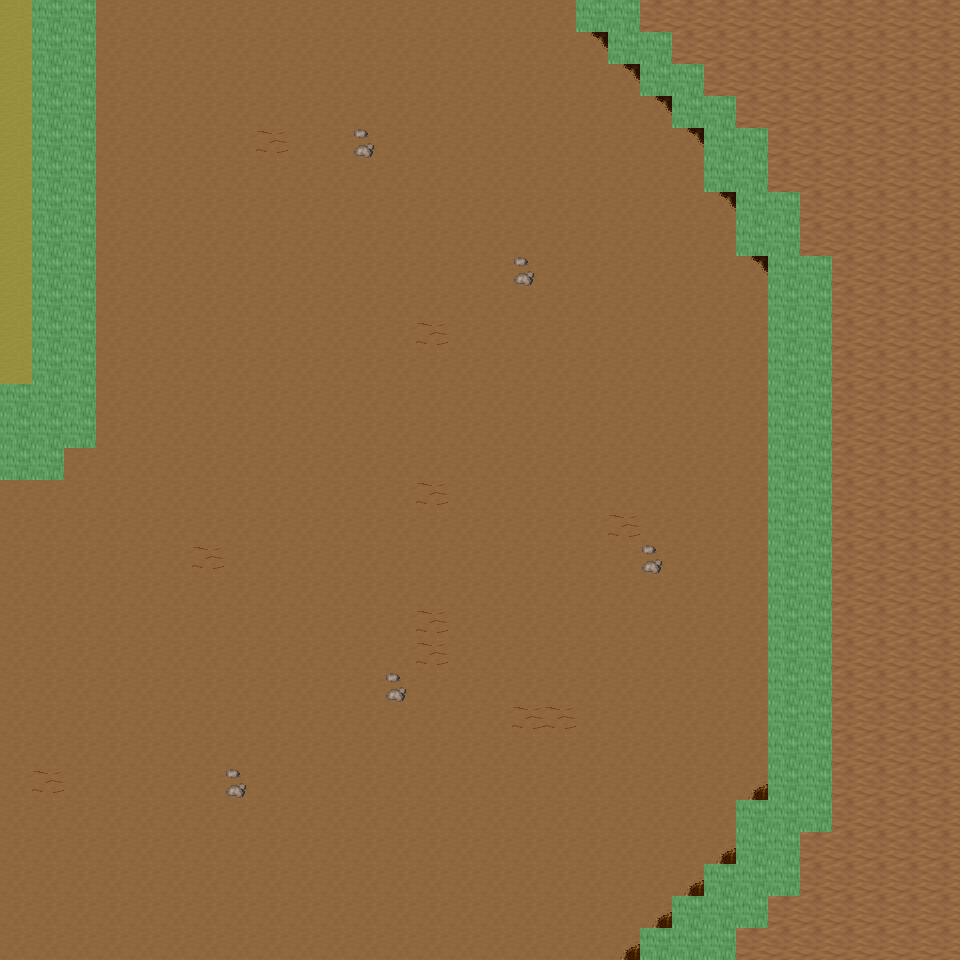

Tiled map render using the project's own tile images. Description and the map definition, with tile-layer contents summarised, below:
An orthogonal 30x30 tile map with 32x32 px tiles, 6 tile layers (Ground, Object, Object2, Above, ...), 16 tilesets and 6 objects (6x mapExit).

<map version="1.0" orientation="orthogonal" renderorder="right-down" width="30" height="30" tilewidth="32" tileheight="32" nextobjectid="7">
  <tileset firstgid="1" name="tileset_ground_ground" tilewidth="32" tileheight="32" tilecount="33" columns="3">
    <image source="../drawable/tileset_ground_ground.png" width="96" height="352" />
  </tileset>
  <tileset firstgid="34" name="tileset_ground_ridge_earth_dark" tilewidth="32" tileheight="32" tilecount="96" columns="12">
    <image source="../drawable/tileset_ground_ridge_earth_dark.png" width="384" height="256" />
  </tileset>
  <tileset firstgid="130" name="tileset_ground_earth_edges" tilewidth="32" tileheight="32" tilecount="18" columns="6">
    <image source="../drawable/tileset_ground_earth_edges.png" width="192" height="96" />
  </tileset>
  <tileset firstgid="148" name="tileset_ground_rock_pebbles" tilewidth="32" tileheight="32" tilecount="3" columns="1">
    <image source="../drawable/tileset_ground_rock_pebbles.png" width="32" height="96" />
  </tileset>
  <tileset firstgid="151" name="tileset_plant_grasses" tilewidth="32" tileheight="32" tilecount="6" columns="3">
    <image source="../drawable/tileset_plant_grasses.png" width="96" height="64" />
  </tileset>
  <tileset firstgid="157" name="tileset_plant_flower_daisy_white" tilewidth="32" tileheight="32" tilecount="8" columns="2">
    <image source="../drawable/tileset_plant_flower_daisy_white.png" width="64" height="128" />
  </tileset>
  <tileset firstgid="165" name="tileset_plant_flower_daisy_blue" tilewidth="32" tileheight="32" tilecount="8" columns="2">
    <image source="../drawable/tileset_plant_flower_daisy_blue.png" width="64" height="128" />
  </tileset>
  <tileset firstgid="173" name="tileset_plant_flower_daisy_red" tilewidth="32" tileheight="32" tilecount="8" columns="2">
    <image source="../drawable/tileset_plant_flower_daisy_red.png" width="64" height="128" />
  </tileset>
  <tileset firstgid="181" name="tileset_plant_flower_daisy_yellow" tilewidth="32" tileheight="32" tilecount="8" columns="2">
    <image source="../drawable/tileset_plant_flower_daisy_yellow.png" width="64" height="128" />
  </tileset>
  <tileset firstgid="189" name="tileset_plant_tree_tree_green" tilewidth="32" tileheight="32" tilecount="80" columns="8">
    <image source="../drawable/tileset_plant_tree_tree_green.png" width="256" height="352" />
  </tileset>
  <tileset firstgid="269" name="tileset_logic_portal" tilewidth="32" tileheight="32" tilecount="24" columns="8">
    <image source="../drawable/tileset_logic_portal.png" width="256" height="96" />
  </tileset>
  <tileset firstgid="293" name="tileset_logic_collision" tilewidth="32" tileheight="32" tilecount="1" columns="1">
    <image source="../drawable/tileset_logic_collision.png" width="32" height="32" />
  </tileset>
  <tileset firstgid="294" name="tileset_furniture_chair_bench_wooden" tilewidth="32" tileheight="32" tilecount="8" columns="2">
    <image source="../drawable/tileset_furniture_chair_bench_wooden.png" width="64" height="128" />
  </tileset>
  <tileset firstgid="302" name="tileset_plant_stump_int_small_stump_2" tilewidth="32" tileheight="32" tilecount="1" columns="1">
    <image source="../drawable/tileset_plant_stump_int_small_stump_2.png" width="32" height="32" />
  </tileset>
  <tileset firstgid="303" name="tileset_object_well_hoist" tilewidth="32" tileheight="32" tilecount="9" columns="3">
    <image source="../drawable/tileset_object_well_hoist.png" width="96" height="96" />
  </tileset>
  <tileset firstgid="312" name="tileset_logic_creature_mutant" tilewidth="32" tileheight="32" tilecount="7" columns="7">
    <image source="../drawable/tileset_logic_creature_mutant.png" width="224" height="32" />
  </tileset>
  <layer name="Ground" width="30" height="30">
    <data>[900 cells, 900 non-empty, 3 distinct tile ids]</data>
  </layer>
  <layer name="Object" width="30" height="30">
    <data>[900 cells, 122 non-empty, 17 distinct tile ids]</data>
  </layer>
  <layer name="Object2" width="30" height="30">
    <data>[900 cells, 0 non-empty, 0 distinct tile ids]</data>
  </layer>
  <layer name="Above" width="30" height="30">
    <data>[900 cells, 0 non-empty, 0 distinct tile ids]</data>
  </layer>
  <layer name="Above2" width="30" height="30">
    <data>[900 cells, 0 non-empty, 0 distinct tile ids]</data>
  </layer>
  <layer name="Walkable" width="30" height="30">
    <data>[900 cells, 96 non-empty, 1 distinct tile ids]</data>
  </layer>
  <objectgroup name="MapEvents">
    <object id="1" name="north" type="mapExit" x="0" y="0" width="32" height="32">
      <properties>
        <property name="map" value="level_0_x85_y42" />
        <property name="x" value="0" />
        <property name="y" value="28" />
      </properties>
    </object>
    <object id="2" name="north2" type="mapExit" x="96" y="0" width="480" height="32">
      <properties>
        <property name="map" value="level_0_x85_y42" />
        <property name="x" value="3" />
        <property name="y" value="28" />
      </properties>
    </object>
    <object id="3" name="north3" type="mapExit" x="640" y="0" width="320" height="32">
      <properties>
        <property name="map" value="level_0_x85_y42" />
        <property name="x" value="20" />
        <property name="y" value="28" />
      </properties>
    </object>
    <object id="4" name="south" type="mapExit" x="0" y="928" width="640" height="32">
      <properties>
        <property name="map" value="level_0_x85_y44" />
        <property name="x" value="0" />
        <property name="y" value="1" />
      </properties>
    </object>
    <object id="5" name="south2" type="mapExit" x="736" y="928" width="224" height="32">
      <properties>
        <property name="map" value="level_0_x85_y44" />
        <property name="x" value="23" />
        <property name="y" value="1" />
      </properties>
    </object>
    <object id="6" name="east" type="mapExit" x="928" y="0" width="32" height="960">
      <properties>
        <property name="map" value="level_0_x86_y43" />
        <property name="x" value="1" />
        <property name="y" value="0" />
      </properties>
    </object>
  </objectgroup>
</map>
